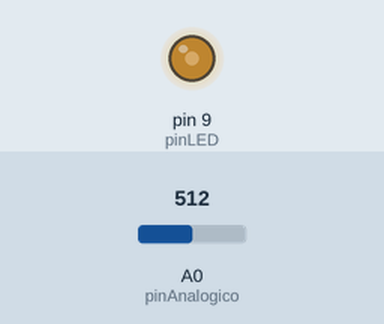
This sketch was run on a simulated Arduino Uno, built with avr-gcc and run on an emulated ATmega328P. Parts: output pins drawn as LEDs (lit = HIGH). Inputs (shaded band) come from the test bench; at power-on: A0 (pinAnalogico) = 512.

Above: at 1.2 s.
1.3 s: A0 (pinAnalogico) set to 716
At 1.8 s:
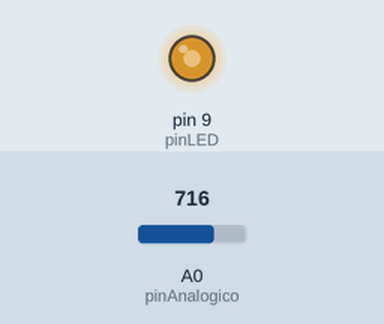
2.8 s: A0 (pinAnalogico) set to 900
At 3.1 s:
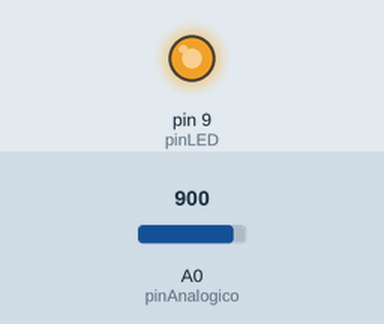
4.3 s: A0 (pinAnalogico) set to 306
At 5.5 s:
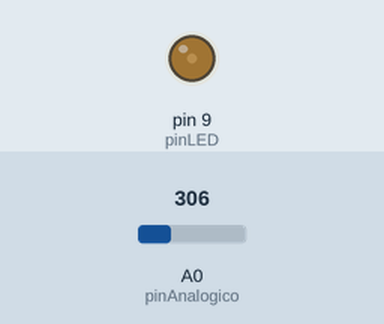
5.8 s: A0 (pinAnalogico) set to 122
At 7.0 s:
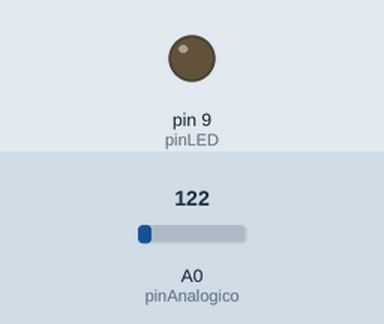
Timing chart, 0 to 8.3 s (numbered marks = the images above; inputs shaded):
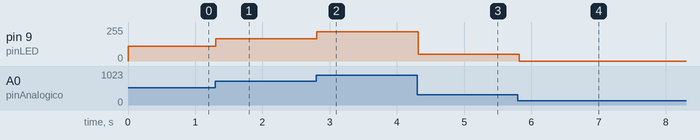

The sketch:

sensor-nubosidad_led.ino
```cpp
int pinAnalogico = A0;              //pin analógico a leer
int pinLED = 9;               //pin digital para el led
int valorSensor = 0;                  //variable del sensor a leer
int intensidadLED = 0;                  //variable para la intensidad del led

void setup() {
}

void loop() {
  valorSensor = analogRead(pinAnalogico);       //leemos el pin analogico
  intensidadLED = map(valorSensor, 120, 1020, 0, 255);      //convertimos el valor del sensor a la intensidad del led
  analogWrite(pinLED, intensidadLED);         //escribimos una variable analogica
  delay(50);                //pausa de 50 milisegundos
}
```

Measured:
- after the input at 1.3 s, pin 9 (pinLED): 111/255 → 168/255 at once
- after the input at 2.8 s, pin 9 (pinLED): 168/255 → 221/255 at once
- after the input at 4.3 s, pin 9 (pinLED): 221/255 → 52/255 at once
- after the input at 5.8 s, pin 9 (pinLED): 52/255 → 0/255 at once
